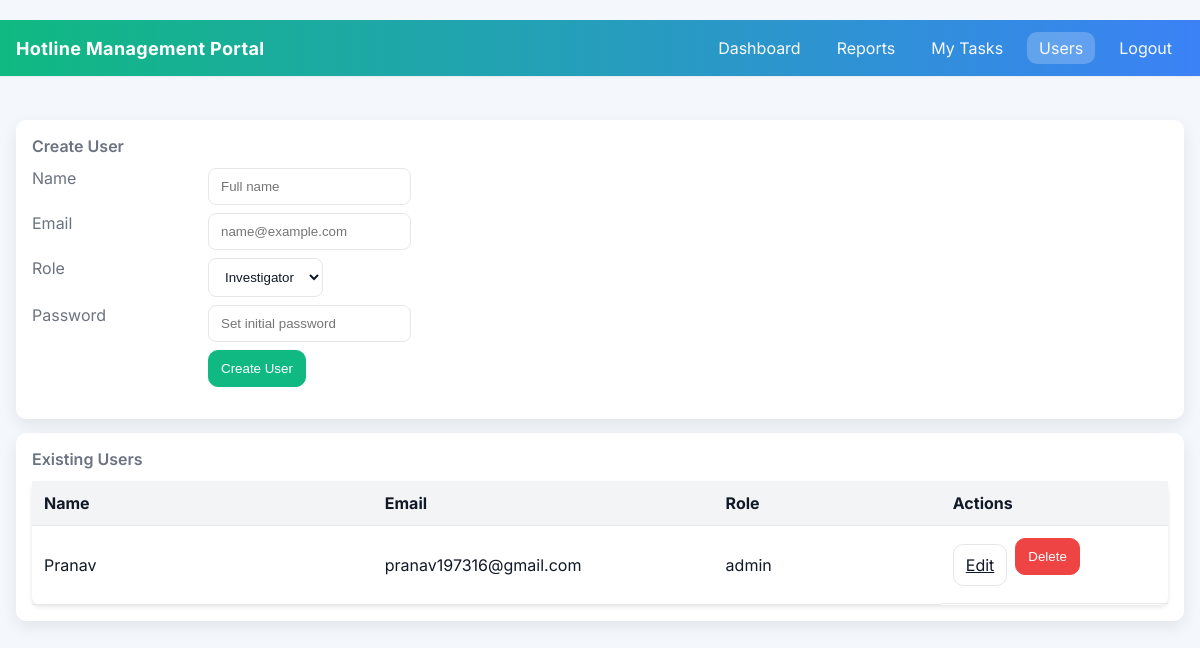
Page /users (signed in) on the earlier database version.
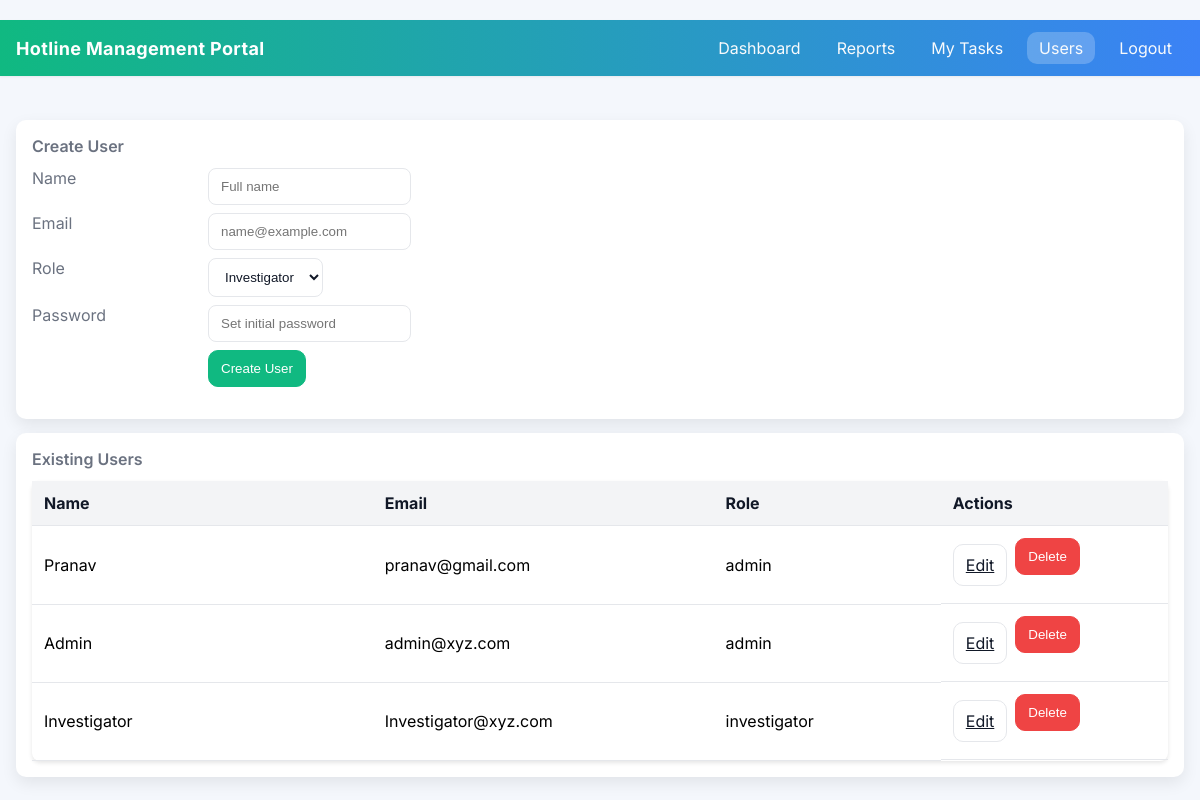
Same page on the later database version.
### models.py (models this page shows, shortened)
class User(db.Model):
    id = db.Column(db.Integer, primary_key=True)
    name = db.Column(db.String(100), nullable=False)
    email = db.Column(db.String(100), nullable=False, unique=True)
    role = db.Column(db.String(50), nullable=False, default='investigator')  # 'investigator' or 'admin'
    password_hash = db.Column(db.String(128), nullable=False)

### routes.py (the view, shortened to what this page needs)
    @app.route('/users', methods=['GET', 'POST'])
    def manage_users():
        if not session.get('user_id'):
            return redirect(url_for('login'))
        users = User.query.all()
        return render_template('dashboard/users.html', users=users)

### templates/dashboard/users.html (shortened to what this page needs)
﻿<!DOCTYPE html>
<html lang="en">
<head>
    <link href="{{ url_for('static', filename='css/style.css') }}" rel="stylesheet">
    </head>
<body>
{% include 'partials/header.html' %}
<div class="container">
    <div class="card">
        <h2 class="page-title">Create User</h2>
        <form method="POST" class="detail-grid" style="grid-template-columns: 160px 1fr;">
            <div class="label">Name</div>
            <div><input type="text" id="name" name="name" placeholder="Full name" required></div>
            <div class="label">Email</div>
            <div><input type="email" id="email" name="email" placeholder="name@example.com" required></div>
            <div class="label">Role</div>
            <div>
                <select id="role" name="role" required>
                    <option value="investigator">Investigator</option>
                </select>
            </div>
            <div class="label">Password</div>
            <div><input type="password" id="password" name="password" placeholder="Set initial password" required></div>
            <div></div>
            <div><button type="submit" class="btn primary">Create User</button></div>
        </form>
    </div>
    <div style="height:14px"></div>
    <div class="card reports">
        <h2 class="page-title">Existing Users</h2>
        <table>
            <thead>
                <tr>
                    <th style="width:30%">Name</th>
                    <th style="width:30%">Email</th>
                    <th style="width:20%">Role</th>
                    <th style="width:20%">Actions</th>
                </tr>
            </thead>
            <tbody>
                {% for user in users %}
                <tr>
                    <td>{{ user.name }}</td>
                    <td>{{ user.email }}</td>
                    <td>{{ user.role }}</td>
                    <td class="actions">
                        <a class="btn" href="{{ url_for('edit_user', user_id=user.id) }}">Edit</a>
                        <form method="POST" action="{{ url_for('delete_user', user_id=user.id) }}" onsubmit="confirmDelete(event)">
                            <button type="submit" class="btn danger">Delete</button>
                        </form>
                    </td>
                </tr>
                {% endfor %}
            </tbody>
        </table>
    </div>
</div>
</body>
</html>

Differences in the rows shown:
changed User "Pranav": email "pranav197316@gmail.com" → "pranav@gmail.com"
added User: name "Admin", email "admin@xyz.com", role "admin"
added User: name "Investigator", email "Investigator@xyz.com", role "investigator"
